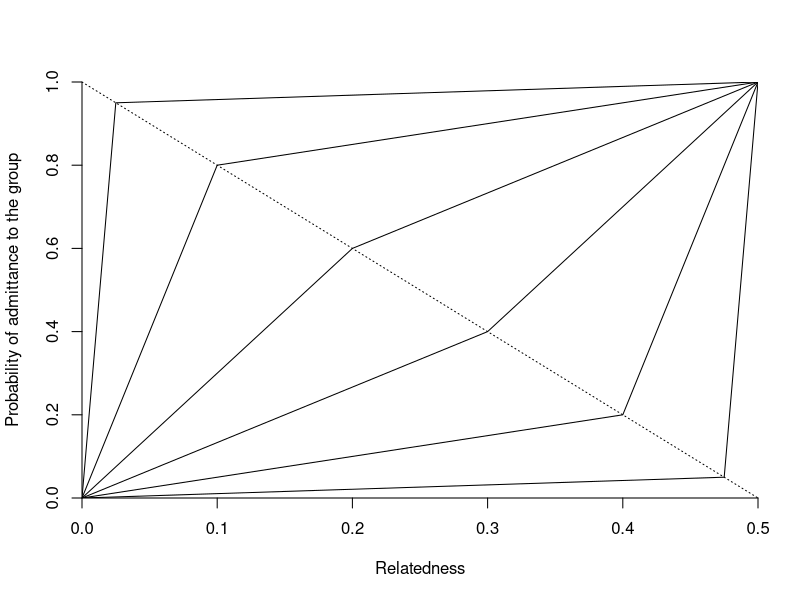

This figure's R source:
# TODO: Add comment
# 
# Author: Ruth
###############################################################################


##plotting the kin pref function


x<-seq(0, (0.5), length.out=2)
y<-1-(2*x)

plot(x, y, xlim=c(0, 0.5), ylim=c(0, 1), xlab="Relatedness", ylab = "Probability of admittance to the group",
		type="l", lty=3, xaxs="i", yaxs="i", bty="n" ) ## produces an empty plot

tVec <- c(0.05, 0.2, 0.4, 0.6, 0.8, 0.95) #varies between 0 and 1 kin preference - each line is a different t


for (i in 1:length(tVec)){
	
t<-	tVec[i]

#r = relatedness, plot on x axis
r1 <- seq(0, (0.5*t) , length.out=6) # 0-0.5t
r2 <- seq((0.5*t) , 1,  length.out=6) # 0.5t to 1

k1<- (r1 * ((2/t)-2)) # prob of getting in for r=0-0.5t--plot on y axis
k2<- 1- (t*(((2*r2)-1)/(t-1)))

k<- c(k1, k2)
r<-c(r1, r2)

lines(r, k)
	

}
